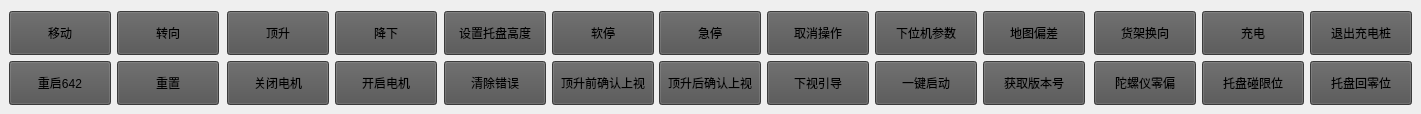
      <widget class="QWidget" name="tab_3">
       <attribute name="title">
        <string>基本操作</string>
       </attribute>
       <widget class="QPushButton" name="pushButton_ExitChargeZone">
        <property name="geometry">
         <rect>
          <x>1310</x>
          <y>11</y>
          <width>102</width>
          <height>44</height>
         </rect>
        </property>
        <property name="minimumSize">
         <size>
          <width>102</width>
          <height>44</height>
         </size>
        </property>
        <property name="maximumSize">
         <size>
          <width>102</width>
          <height>44</height>
         </size>
        </property>
        <property name="styleSheet">
         <string notr="true">QPushButton:enabled {
        background: rgb(82, 82, 82);
}
QPushButton:enabled:hover{
        background: rgb(100, 100, 100);
}
QPushButton:enabled:pressed{
        background: rgb(56, 56, 56);
}</string>
        </property>
        <property name="text">
         <string>退出充电桩</string>
        </property>
       </widget>
       <widget class="QPushButton" name="pushButton_PodZero">
        <property name="geometry">
         <rect>
          <x>1310</x>
          <y>61</y>
          <width>102</width>
          <height>44</height>
         </rect>
        </property>
        <property name="minimumSize">
         <size>
          <width>102</width>
          <height>44</height>
         </size>
        </property>
        <property name="maximumSize">
         <size>
          <width>102</width>
          <height>44</height>
         </size>
        </property>
        <property name="styleSheet">
         <string notr="true">QPushButton:enabled {
        background: rgb(82, 82, 82);
}
QPushButton:enabled:hover{
        background: rgb(100, 100, 100);
}
QPushButton:enabled:pressed{
        background: rgb(56, 56, 56);
}</string>
        </property>
        <property name="text">
         <string>托盘回零位</string>
        </property>
       </widget>
       <widget class="QPushButton" name="pushButton_ResetError">
        <property name="geometry">
         <rect>
          <x>444</x>
          <y>61</y>
          <width>102</width>
          <height>44</height>
         </rect>
        </property>
        <property name="minimumSize">
         <size>
          <width>102</width>
          <height>44</height>
         </size>
        </property>
        <property name="maximumSize">
         <size>
          <width>102</width>
          <height>44</height>
         </size>
        </property>
        <property name="styleSheet">
         <string notr="true">QPushButton:enabled {
        background: rgb(82, 82, 82);
}
QPushButton:enabled:hover{
        background: rgb(100, 100, 100);
}
QPushButton:enabled:pressed{
        background: rgb(56, 56, 56);
}</string>
        </property>
        <property name="text">
         <string>清除错误</string>
        </property>
       </widget>
       <widget class="QPushButton" name="pushButton_SoftStop">
        <property name="geometry">
         <rect>
          <x>552</x>
          <y>11</y>
          <width>102</width>
          <height>44</height>
         </rect>
        </property>
        <property name="minimumSize">
         <size>
          <width>102</width>
          <height>44</height>
         </size>
        </property>
        <property name="maximumSize">
         <size>
          <width>102</width>
          <height>44</height>
         </size>
        </property>
        <property name="styleSheet">
         <string notr="true">QPushButton:enabled {
        background: rgb(82, 82, 82);
}
QPushButton:enabled:hover{
        background: rgb(100, 100, 100);
}
QPushButton:enabled:pressed{
        background: rgb(56, 56, 56);
}</string>
        </property>
        <property name="text">
         <string>软停</string>
        </property>
       </widget>
       <widget class="QPushButton" name="pushButton_PutDown">
        <property name="geometry">
         <rect>
          <x>335</x>
          <y>11</y>
          <width>102</width>
          <height>44</height>
         </rect>
        </property>
        <property name="minimumSize">
         <size>
          <width>102</width>
          <height>44</height>
         </size>
        </property>
        <property name="maximumSize">
         <size>
          <width>102</width>
          <height>44</height>
         </size>
        </property>
        <property name="styleSheet">
         <string notr="true">QPushButton:enabled {
        background: rgb(82, 82, 82);
}
QPushButton:enabled:hover{
        background: rgb(100, 100, 100);
}
QPushButton:enabled:pressed{
        background: rgb(56, 56, 56);
}</string>
        </property>
        <property name="text">
         <string>降下</string>
        </property>
       </widget>
       <widget class="QPushButton" name="pushButton_CheckShelfBeforeLiftUp">
        <property name="geometry">
         <rect>
          <x>552</x>
          <y>61</y>
          <width>102</width>
          <height>44</height>
         </rect>
        </property>
        <property name="minimumSize">
         <size>
          <width>102</width>
          <height>44</height>
         </size>
        </property>
        <property name="maximumSize">
         <size>
          <width>102</width>
          <height>44</height>
         </size>
        </property>
        <property name="styleSheet">
         <string notr="true">QPushButton:enabled {
        background: rgb(82, 82, 82);
}
QPushButton:enabled:hover{
        background: rgb(100, 100, 100);
}
QPushButton:enabled:pressed{
        background: rgb(56, 56, 56);
}</string>
        </property>
        <property name="text">
         <string>顶升前确认上视</string>
        </property>
       </widget>
       <widget class="QPushButton" name="pushButton_move">
        <property name="geometry">
         <rect>
          <x>9</x>
          <y>11</y>
          <width>102</width>
          <height>44</height>
         </rect>
        </property>
        <property name="minimumSize">
         <size>
          <width>102</width>
          <height>44</height>
         </size>
        </property>
        <property name="maximumSize">
         <size>
          <width>102</width>
          <height>44</height>
         </size>
        </property>
        <property name="styleSheet">
         <string notr="true">
QPushButton:enabled {
        background: rgb(82, 82, 82);
}
QPushButton:enabled:hover{
        background: rgb(100, 100, 100);
}
QPushButton:enabled:pressed{
        background: rgb(56, 56, 56);
}
</string>
        </property>
        <property name="text">
         <string>移动</string>
        </property>
       </widget>
       <widget class="QPushButton" name="pushButton_rotate">
        <property name="geometry">
         <rect>
          <x>117</x>
          <y>11</y>
          <width>102</width>
          <height>44</height>
         </rect>
        </property>
        <property name="minimumSize">
         <size>
          <width>102</width>
          <height>44</height>
         </size>
        </property>
        <property name="maximumSize">
         <size>
          <width>102</width>
          <height>44</height>
         </size>
        </property>
        <property name="styleSheet">
         <string notr="true">QPushButton:enabled {
        background: rgb(82, 82, 82);
}
QPushButton:enabled:hover{
        background: rgb(100, 100, 100);
}
QPushButton:enabled:pressed{
        background: rgb(56, 56, 56);
}</string>
        </property>
        <property name="text">
         <string>转向</string>
        </property>
       </widget>
       <widget class="QPushButton" name="pushButton_Reset_642">
        <property name="geometry">
         <rect>
          <x>9</x>
          <y>61</y>
          <width>102</width>
          <height>44</height>
         </rect>
        </property>
        <property name="minimumSize">
         <size>
          <width>102</width>
          <height>44</height>
         </size>
        </property>
        <property name="maximumSize">
         <size>
          <width>102</width>
          <height>44</height>
         </size>
        </property>
        <property name="styleSheet">
         <string notr="true">QPushButton:enabled {
        background: rgb(82, 82, 82);
}
QPushButton:enabled:hover{
        background: rgb(100, 100, 100);
}
QPushButton:enabled:pressed{
        background: rgb(56, 56, 56);
}</string>
        </property>
        <property name="text">
         <string>重启642</string>
        </property>
       </widget>
       <widget class="QPushButton" name="pushButton_Reset">
        <property name="geometry">
         <rect>
          <x>117</x>
          <y>61</y>
          <width>102</width>
          <height>44</height>
         </rect>
        </property>
        <property name="minimumSize">
         <size>
          <width>102</width>
          <height>44</height>
         </size>
        </property>
        <property name="maximumSize">
         <size>
          <width>102</width>
          <height>44</height>
         </size>
        </property>
        <property name="styleSheet">
         <string notr="true">QPushButton:enabled {
        background: rgb(82, 82, 82);
}
QPushButton:enabled:hover{
        background: rgb(100, 100, 100);
}
QPushButton:enabled:pressed{
        background: rgb(56, 56, 56);
}</string>
        </property>
        <property name="text">
         <string>重置</string>
        </property>
       </widget>
       <widget class="QPushButton" name="pushButton_liftUp">
        <property name="geometry">
         <rect>
          <x>227</x>
          <y>11</y>
          <width>102</width>
          <height>44</height>
         </rect>
        </property>
        <property name="minimumSize">
         <size>
          <width>102</width>
          <height>44</height>
         </size>
        </property>
        <property name="maximumSize">
         <size>
          <width>102</width>
          <height>44</height>
         </size>
        </property>
        <property name="styleSheet">
         <string notr="true">QPushButton:enabled {
        background: rgb(82, 82, 82);
}
QPushButton:enabled:hover{
        background: rgb(100, 100, 100);
}
QPushButton:enabled:pressed{
        background: rgb(56, 56, 56);
}</string>
        </property>
        <property name="text">
         <string>顶升</string>
        </property>
       </widget>
       <widget class="QPushButton" name="pushButton_DisableMotor">
        <property name="geometry">
         <rect>
          <x>227</x>
          <y>61</y>
          <width>102</width>
          <height>44</height>
         </rect>
        </property>
        <property name="minimumSize">
         <size>
          <width>102</width>
          <height>44</height>
         </size>
        </property>
        <property name="maximumSize">
         <size>
          <width>102</width>
          <height>44</height>
         </size>
        </property>
        <property name="styleSheet">
         <string notr="true">QPushButton:enabled {
        background: rgb(82, 82, 82);
}
QPushButton:enabled:hover{
        background: rgb(100, 100, 100);
}
QPushButton:enabled:pressed{
        background: rgb(56, 56, 56);
}</string>
        </property>
        <property name="text">
         <string>关闭电机</string>
        </property>
       </widget>
       <widget class="QPushButton" name="pushButton_EnableMotor">
        <property name="geometry">
         <rect>
          <x>335</x>
          <y>61</y>
          <width>102</width>
          <height>44</height>
         </rect>
        </property>
        <property name="minimumSize">
         <size>
          <width>102</width>
          <height>44</height>
         </size>
        </property>
        <property name="maximumSize">
         <size>
          <width>102</width>
          <height>44</height>
         </size>
        </property>
        <property name="styleSheet">
         <string notr="true">QPushButton:enabled {
        background: rgb(82, 82, 82);
}
QPushButton:enabled:hover{
        background: rgb(100, 100, 100);
}
QPushButton:enabled:pressed{
        background: rgb(56, 56, 56);
}</string>
        </property>
        <property name="text">
         <string>开启电机</string>
        </property>
       </widget>
       <widget class="QPushButton" name="pushButton_EStop">
        <property name="geometry">
         <rect>
          <x>659</x>
          <y>11</y>
          <width>102</width>
          <height>44</height>
         </rect>
        </property>
        <property name="minimumSize">
         <size>
          <width>102</width>
          <height>44</height>
         </size>
        </property>
        <property name="maximumSize">
         <size>
          <width>102</width>
          <height>44</height>
         </size>
        </property>
        <property name="styleSheet">
         <string notr="true">QPushButton:enabled {
        background: rgb(82, 82, 82);
}
QPushButton:enabled:hover{
        background: rgb(100, 100, 100);
}
QPushButton:enabled:pressed{
        background: rgb(56, 56, 56);
}</string>
        </property>
        <property name="text">
         <string>急停</string>
        </property>
       </widget>
       <widget class="QPushButton" name="pushButton_ResetAgvReq">
        <property name="geometry">
         <rect>
          <x>767</x>
          <y>11</y>
          <width>102</width>
          <height>44</height>
         </rect>
        </property>
        <property name="minimumSize">
         <size>
          <width>102</width>
          <height>44</height>
         </size>
        </property>
        <property name="maximumSize">
         <size>
          <width>102</width>
          <height>44</height>
         </size>
        </property>
        <property name="styleSheet">
         <string notr="true">QPushButton:enabled {
        background: rgb(82, 82, 82);
}
QPushButton:enabled:hover{
        background: rgb(100, 100, 100);
}
QPushButton:enabled:pressed{
        background: rgb(56, 56, 56);
}</string>
        </property>
        <property name="text">
         <string>取消操作</string>
        </property>
       </widget>
       <widget class="QPushButton" name="pushButton_DspParam">
        <property name="geometry">
         <rect>
          <x>875</x>
          <y>11</y>
          <width>102</width>
          <height>44</height>
         </rect>
        </property>
        <property name="minimumSize">
         <size>
          <width>102</width>
          <height>44</height>
         </size>
        </property>
        <property name="maximumSize">
         <size>
          <width>102</width>
          <height>44</height>
         </size>
        </property>
        <property name="styleSheet">
         <string notr="true">QPushButton:enabled {
        background: rgb(82, 82, 82);
}
QPushButton:enabled:hover{
        background: rgb(100, 100, 100);
}
QPushButton:enabled:pressed{
        background: rgb(56, 56, 56);
}</string>
        </property>
        <property name="text">
         <string>下位机参数</string>
        </property>
       </widget>
       <widget class="QPushButton" name="pushButton_MapOffset">
        <property name="geometry">
         <rect>
          <x>983</x>
          <y>11</y>
          <width>102</width>
          <height>44</height>
         </rect>
        </property>
        <property name="minimumSize">
         <size>
          <width>102</width>
          <height>44</height>
         </size>
        </property>
        <property name="maximumSize">
         <size>
          <width>102</width>
          <height>44</height>
         </size>
        </property>
        <property name="styleSheet">
         <string notr="true">QPushButton:enabled {
        background: rgb(82, 82, 82);
}
QPushButton:enabled:hover{
        background: rgb(100, 100, 100);
}
QPushButton:enabled:pressed{
        background: rgb(56, 56, 56);
}</string>
        </property>
        <property name="text">
         <string>地图偏差</string>
        </property>
       </widget>
       <widget class="QPushButton" name="pushButton_CheckShelfAfterLiftUp">
        <property name="geometry">
         <rect>
          <x>659</x>
          <y>61</y>
          <width>102</width>
          <height>44</height>
         </rect>
        </property>
        <property name="minimumSize">
         <size>
          <width>102</width>
          <height>44</height>
         </size>
        </property>
        <property name="maximumSize">
         <size>
          <width>102</width>
          <height>44</height>
         </size>
        </property>
        <property name="styleSheet">
         <string notr="true">QPushButton:enabled {
        background: rgb(82, 82, 82);
}
QPushButton:enabled:hover{
        background: rgb(100, 100, 100);
}
QPushButton:enabled:pressed{
        background: rgb(56, 56, 56);
}</string>
        </property>
        <property name="text">
         <string>顶升后确认上视</string>
        </property>
       </widget>
       <widget class="QPushButton" name="pushButton_guide">
        <property name="geometry">
         <rect>
          <x>767</x>
          <y>61</y>
          <width>102</width>
          <height>44</height>
         </rect>
        </property>
        <property name="minimumSize">
         <size>
          <width>102</width>
          <height>44</height>
         </size>
        </property>
        <property name="maximumSize">
         <size>
          <width>102</width>
          <height>44</height>
         </size>
        </property>
        <property name="styleSheet">
         <string notr="true">QPushButton:enabled {
        background: rgb(82, 82, 82);
}
QPushButton:enabled:hover{
        background: rgb(100, 100, 100);
}
QPushButton:enabled:pressed{
        background: rgb(56, 56, 56);
}</string>
        </property>
        <property name="text">
         <string>下视引导</string>
        </property>
       </widget>
       <widget class="QPushButton" name="pushButton_start">
        <property name="geometry">
         <rect>
          <x>875</x>
          <y>61</y>
          <width>102</width>
          <height>44</height>
         </rect>
        </property>
        <property name="minimumSize">
         <size>
          <width>102</width>
          <height>44</height>
         </size>
        </property>
        <property name="maximumSize">
         <size>
          <width>102</width>
          <height>44</height>
         </size>
        </property>
        <property name="styleSheet">
         <string notr="true">QPushButton:enabled {
        background: rgb(82, 82, 82);
}
QPushButton:enabled:hover{
        background: rgb(100, 100, 100);
}
QPushButton:enabled:pressed{
        background: rgb(56, 56, 56);
}</string>
        </property>
        <property name="text">
         <string>一键启动</string>
        </property>
       </widget>
       <widget class="QPushButton" name="pushButton_GetVersionNumber">
        <property name="geometry">
         <rect>
          <x>983</x>
          <y>61</y>
          <width>102</width>
          <height>44</height>
         </rect>
        </property>
        <property name="minimumSize">
         <size>
          <width>102</width>
          <height>44</height>
         </size>
        </property>
        <property name="maximumSize">
         <size>
          <width>102</width>
          <height>44</height>
         </size>
        </property>
        <property name="styleSheet">
         <string notr="true">QPushButton:enabled {
        background: rgb(82, 82, 82);
}
QPushButton:enabled:hover{
        background: rgb(100, 100, 100);
}
QPushButton:enabled:pressed{
        background: rgb(56, 56, 56);
}</string>
        </property>
        <property name="text">
         <string>获取版本号</string>
        </property>
       </widget>
       <widget class="QPushButton" name="pushButton_ChangePodDirection">
        <property name="geometry">
         <rect>
          <x>1094</x>
          <y>11</y>
          <width>102</width>
          <height>44</height>
         </rect>
        </property>
        <property name="minimumSize">
         <size>
          <width>102</width>
          <height>44</height>
         </size>
        </property>
        <property name="maximumSize">
         <size>
          <width>102</width>
          <height>44</height>
         </size>
        </property>
        <property name="styleSheet">
         <string notr="true">QPushButton:enabled {
        background: rgb(82, 82, 82);
}
QPushButton:enabled:hover{
        background: rgb(100, 100, 100);
}
QPushButton:enabled:pressed{
        background: rgb(56, 56, 56);
}</string>
        </property>
        <property name="text">
         <string>货架换向</string>
        </property>
       </widget>
       <widget class="QPushButton" name="pushButton_SetPodHeight">
        <property name="geometry">
         <rect>
          <x>444</x>
          <y>11</y>
          <width>102</width>
          <height>44</height>
         </rect>
        </property>
        <property name="minimumSize">
         <size>
          <width>102</width>
          <height>44</height>
         </size>
        </property>
        <property name="maximumSize">
         <size>
          <width>102</width>
          <height>44</height>
         </size>
        </property>
        <property name="styleSheet">
         <string notr="true">QPushButton:enabled {
        background: rgb(82, 82, 82);
}
QPushButton:enabled:hover{
        background: rgb(100, 100, 100);
}
QPushButton:enabled:pressed{
        background: rgb(56, 56, 56);
}</string>
        </property>
        <property name="text">
         <string>设置托盘高度</string>
        </property>
       </widget>
       <widget class="QPushButton" name="pushButton_GYROZero">
        <property name="geometry">
         <rect>
          <x>1094</x>
          <y>61</y>
          <width>102</width>
          <height>44</height>
         </rect>
        </property>
        <property name="minimumSize">
         <size>
          <width>102</width>
          <height>44</height>
         </size>
        </property>
        <property name="maximumSize">
         <size>
          <width>102</width>
          <height>44</height>
         </size>
        </property>
        <property name="styleSheet">
         <string notr="true">QPushButton:enabled {
        background: rgb(82, 82, 82);
}
QPushButton:enabled:hover{
        background: rgb(100, 100, 100);
}
QPushButton:enabled:pressed{
        background: rgb(56, 56, 56);
}</string>
        </property>
        <property name="text">
         <string>陀螺仪零偏</string>
        </property>
       </widget>
       <widget class="QPushButton" name="pushButton_PodTouchLS">
        <property name="geometry">
         <rect>
          <x>1202</x>
          <y>61</y>
          <width>102</width>
          <height>44</height>
         </rect>
        </property>
        <property name="minimumSize">
         <size>
          <width>102</width>
          <height>44</height>
         </size>
        </property>
        <property name="maximumSize">
         <size>
          <width>102</width>
          <height>44</height>
         </size>
        </property>
        <property name="styleSheet">
         <string notr="true">QPushButton:enabled {
        background: rgb(82, 82, 82);
}
QPushButton:enabled:hover{
        background: rgb(100, 100, 100);
}
QPushButton:enabled:pressed{
        background: rgb(56, 56, 56);
}</string>
        </property>
        <property name="text">
         <string>托盘碰限位</string>
        </property>
       </widget>
       <widget class="QPushButton" name="pushButton_charge">
        <property name="geometry">
         <rect>
          <x>1202</x>
          <y>11</y>
          <width>102</width>
          <height>44</height>
         </rect>
        </property>
        <property name="minimumSize">
         <size>
          <width>102</width>
          <height>44</height>
         </size>
        </property>
        <property name="maximumSize">
         <size>
          <width>102</width>
          <height>44</height>
         </size>
        </property>
        <property name="styleSheet">
         <string notr="true">QPushButton:enabled {
        background: rgb(82, 82, 82);
}
QPushButton:enabled:hover{
        background: rgb(100, 100, 100);
}
QPushButton:enabled:pressed{
        background: rgb(56, 56, 56);
}</string>
        </property>
        <property name="text">
         <string>充电</string>
        </property>
       </widget>
      </widget>
